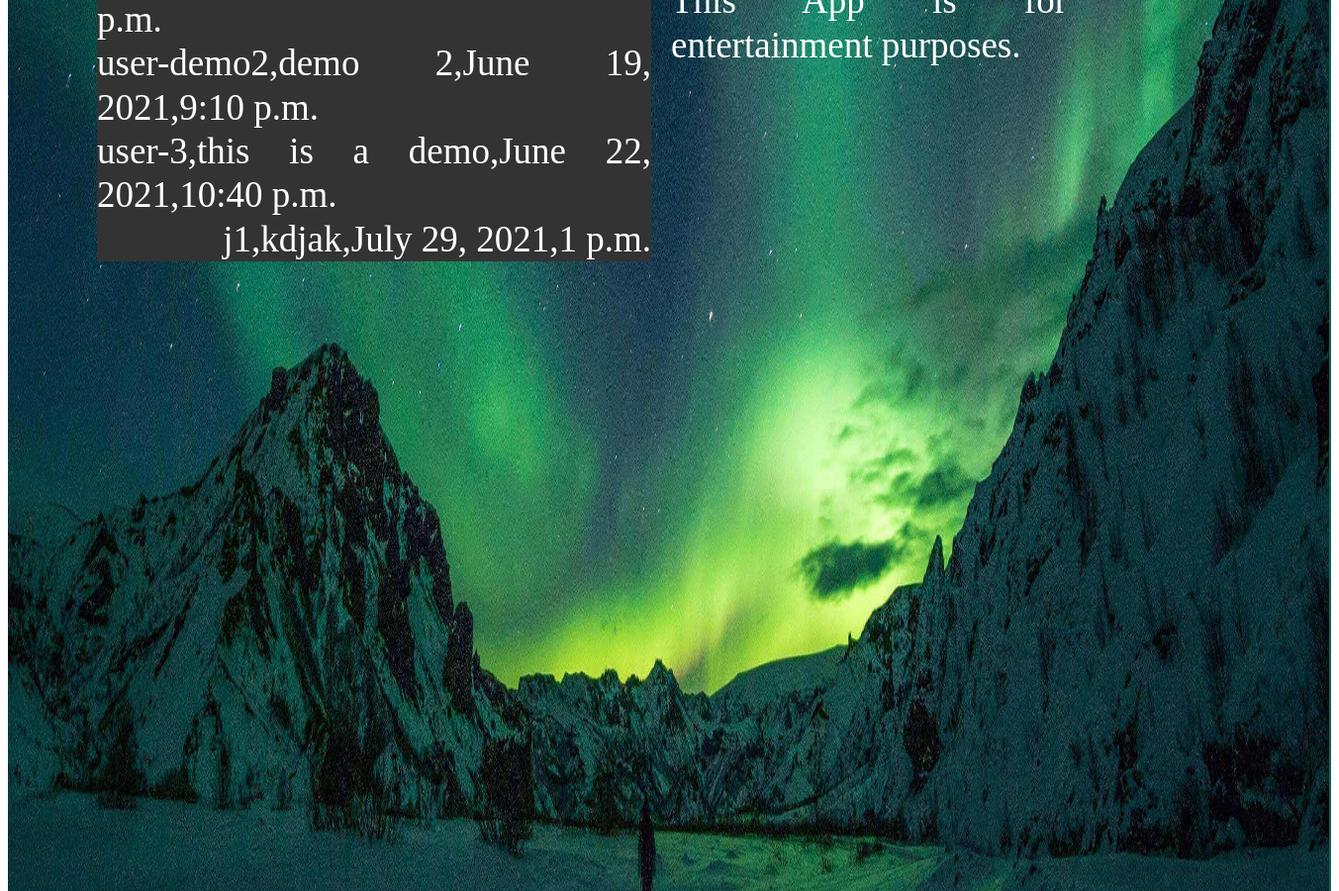
Page /events/ (middle part) on the earlier database version.
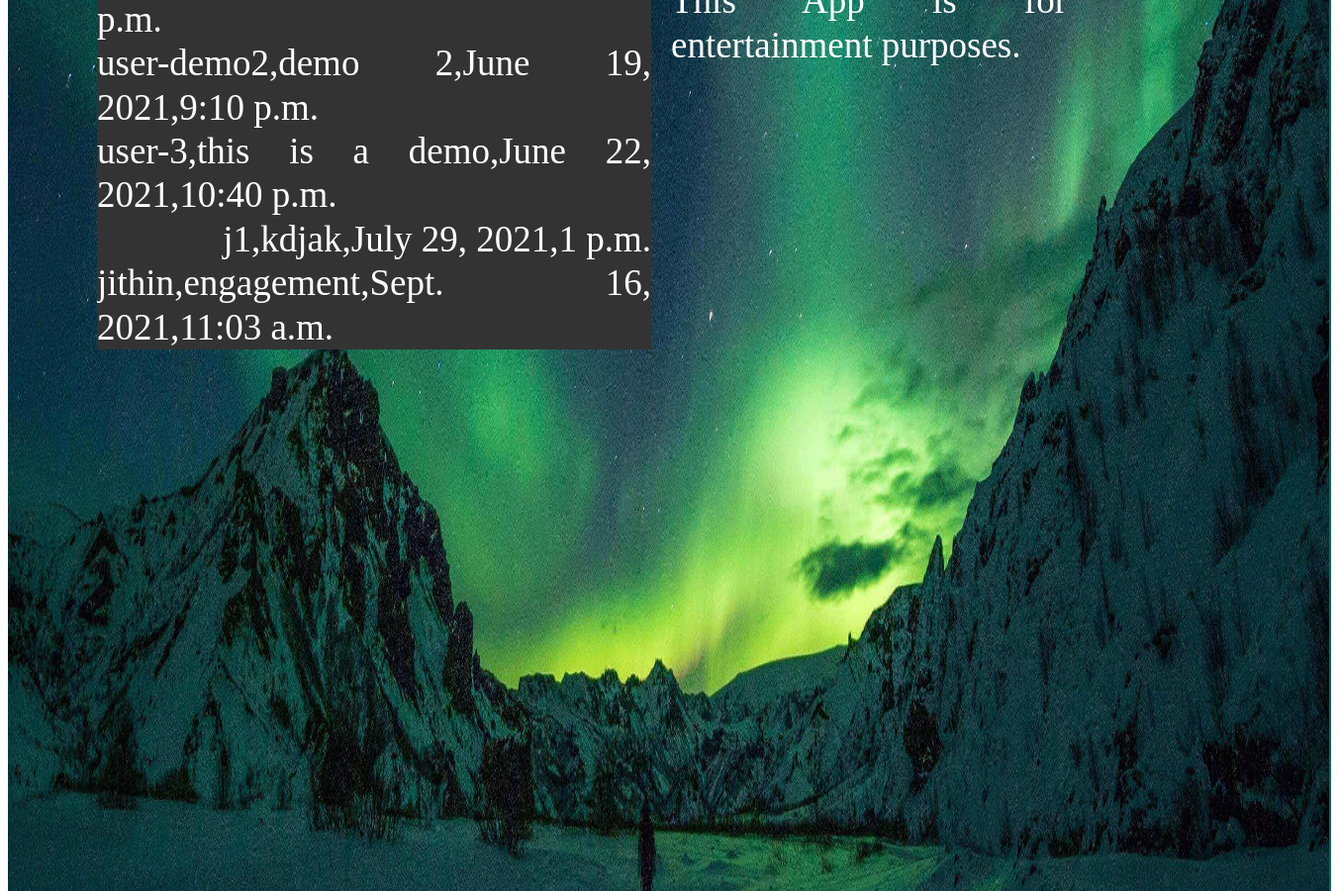
Same page on the later database version.
### events/models.py (models this page shows, shortened)
class Event(models.Model):
    user_name = models.CharField(default='username',max_length=100,primary_key=True)
    event_desc = models.TextField(max_length=200)
    event_date = models.DateField(default=date.today())
    event_time = models.TimeField(default=datetime.time(datetime.now()))

### events/views.py (the view)
# urls.py: path('events/', views.all_events, name='show-events'),
def all_events(request):
    different_base =  "base.html"
    event_list = Event.objects.all()
    return render(request, 'events/event_list.html',{'event_list':event_list}, {'different_base': different_base})

### events/templates/events/event_list.html (shortened to what this page needs)
{% extends "base.html" %}
{% block content %}
    <ul>
       {% for event in event_list %}
        <li>{{ event.user_name }},{{event.event_desc}},{{event.event_date}},{{event.event_time}}</li>
        <br>
    {% endfor %}
    </ul>
{% endblock content %}

Differences in the rows shown:
added Event: user_name "jithin", event_desc "engagement", event_date "Sept. 16, 2021", event_time "11:03 a.m."
